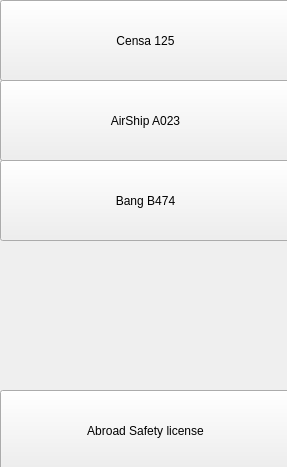
<?xml version="1.0" encoding="UTF-8"?>
<ui version="4.0">
 <class>Form</class>
 <widget class="QWidget" name="Form">
  <property name="geometry">
   <rect>
    <x>0</x>
    <y>0</y>
    <width>287</width>
    <height>467</height>
   </rect>
  </property>
  <property name="windowTitle">
   <string>Form</string>
  </property>
  <widget class="QPushButton" name="pushButton">
   <property name="geometry">
    <rect>
     <x>0</x>
     <y>0</y>
     <width>291</width>
     <height>81</height>
    </rect>
   </property>
   <property name="text">
    <string>Censa 125</string>
   </property>
  </widget>
  <widget class="QPushButton" name="pushButton_2">
   <property name="geometry">
    <rect>
     <x>0</x>
     <y>80</y>
     <width>291</width>
     <height>81</height>
    </rect>
   </property>
   <property name="text">
    <string>AirShip A023</string>
   </property>
  </widget>
  <widget class="QPushButton" name="pushButton_3">
   <property name="geometry">
    <rect>
     <x>0</x>
     <y>160</y>
     <width>291</width>
     <height>81</height>
    </rect>
   </property>
   <property name="text">
    <string>Bang B474</string>
   </property>
  </widget>
  <widget class="QPushButton" name="pushButton_4">
   <property name="geometry">
    <rect>
     <x>0</x>
     <y>390</y>
     <width>291</width>
     <height>81</height>
    </rect>
   </property>
   <property name="text">
    <string>Abroad Safety license</string>
   </property>
  </widget>
 </widget>
 <resources/>
 <connections/>
</ui>
